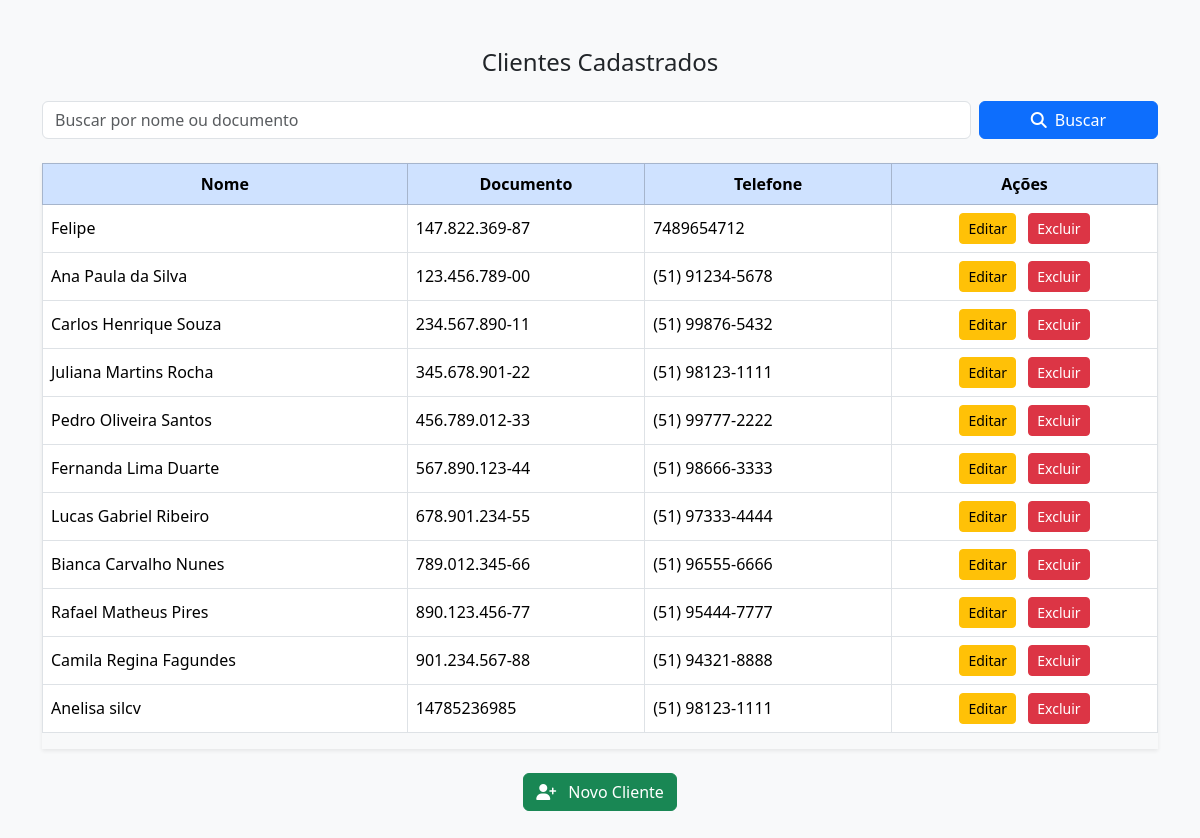
The app's page /clientes/listar/ (signed in), older data.
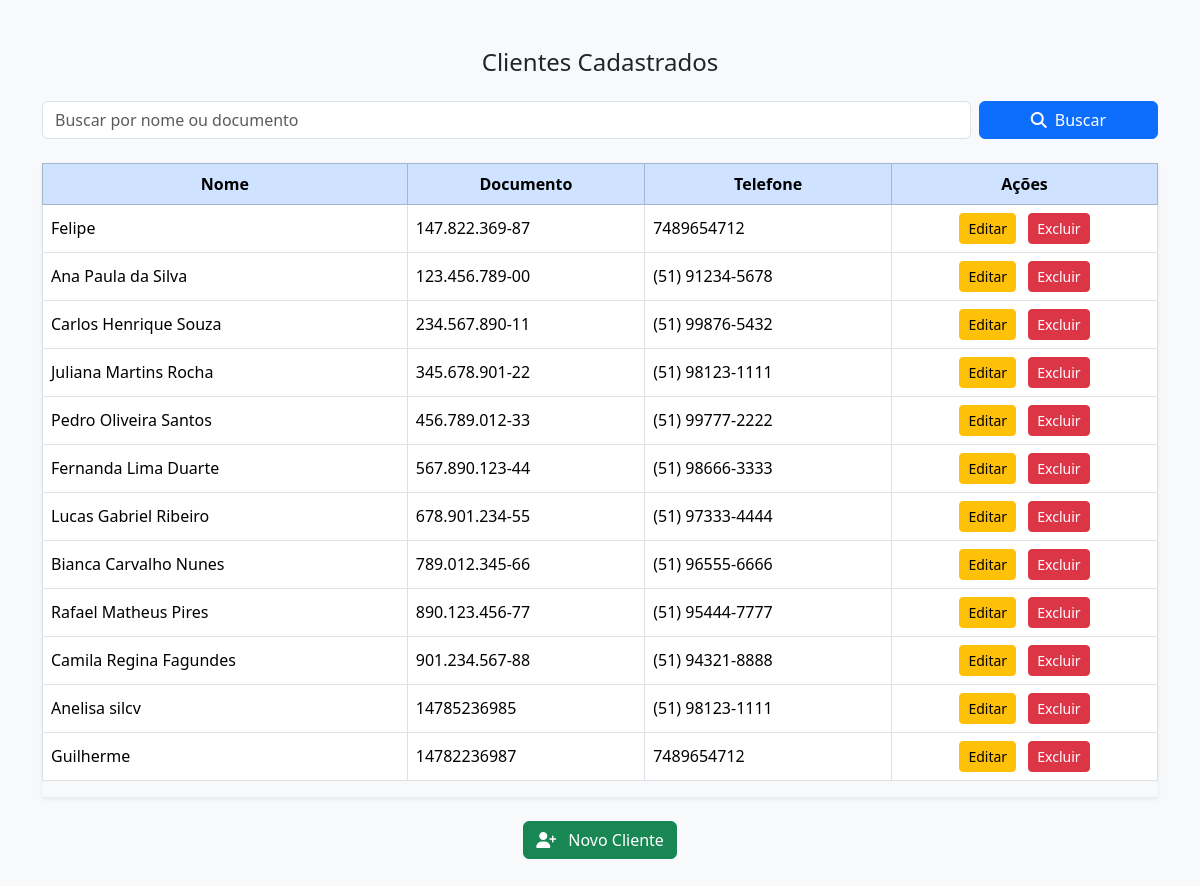
The same page, newer data.
### clientes/models.py (models this page shows, shortened)
class Cliente(models.Model):
    TIPO_PESSOA = [
        ('CPF', 'Pessoa Física'),
        ('CNPJ', 'Pessoa Jurídica'),
    ]
    tipo_pessoa = models.CharField(max_length=4, choices=TIPO_PESSOA)
    documento = models.CharField(max_length=20, unique=True)
    nome = models.CharField(max_length=100)
    endereco = models.CharField(max_length=200)
    telefone = models.CharField(max_length=20)

### clientes/views.py (the view)
# urls.py: path('listar/', views.listar_clientes, name='listar_clientes'),
@login_required
def listar_clientes(request):
    busca = request.GET.get('busca', '')
    if busca:
        clientes = Cliente.objects.filter(
            Q(nome__icontains=busca) | Q(documento__icontains=busca)
        )
    else:
        clientes = Cliente.objects.all()
    return render(request, 'clientes/listar.html', {'clientes': clientes, 'busca': busca})

### clientes/templates/clientes/listar.html (shortened to what this page needs)
<!DOCTYPE html>
<html lang="pt-br">
<head>
  <link href="https://cdn.jsdelivr.net/npm/bootstrap@5.3.3/dist/css/bootstrap.min.css" rel="stylesheet">
  <link href="https://cdnjs.cloudflare.com/ajax/libs/font-awesome/6.5.0/css/all.min.css" rel="stylesheet">
</head>
<body class="bg-light">
  <div class="container py-5">
    <h4 class="text-center mb-4">Clientes Cadastrados</h4>
    <form method="get" class="row g-2 mb-4">
      <div class="col-md-10">
        <input type="text" name="busca" id="busca" value="{{ busca }}" class="form-control" placeholder="Buscar por nome ou documento">
      </div>
      <div class="col-md-2 d-grid">
        <button type="submit" class="btn btn-primary">
          <i class="fas fa-search me-1"></i> Buscar
        </button>
      </div>
    </form>
    {% if clientes %}
      <div class="table-responsive shadow-sm">
        <table class="table table-bordered table-hover align-middle">
          <thead class="table-primary text-center">
            <tr>
              <th>Nome</th>
              <th>Documento</th>
              <th>Telefone</th>
              <th>Ações</th>
            </tr>
          </thead>
          <tbody>
            {% for cliente in clientes %}
              <tr>
                <td>{{ cliente.nome }}</td>
                <td>{{ cliente.documento }}</td>
                <td>{{ cliente.telefone }}</td>
                <td class="text-center">
                  <a href="{% url 'editar_cliente' cliente.id %}" class="btn btn-sm btn-warning me-2">Editar</a>
                  <a href="{% url 'excluir_cliente' cliente.id %}" class="btn btn-sm btn-danger">Excluir</a>
                </td>
              </tr>
            {% endfor %}
          </tbody>
        </table>
      </div>
    {% else %}
      <div class="alert alert-warning text-center mt-4">
        Nenhum cliente cadastrado.
      </div>
    {% endif %}
    <div class="text-center mt-4">
      <a href="{% url 'cadastrar_cliente' %}" class="btn btn-success">
        <i class="fas fa-user-plus me-2"></i> Novo Cliente
      </a>
    </div>
  </div>
</body>
</html>

Row changes from the older to the newer data that the page shows:
added Cliente: nome "Guilherme", documento "14782236987", telefone "7489654712"
